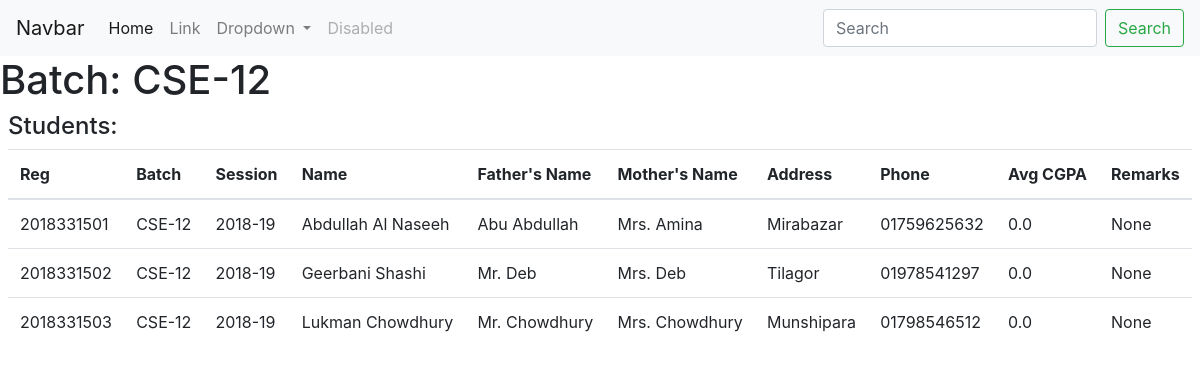
Page /main/students_view/CSE-12 on the committed database.
### main/models.py (models this page shows)
class Student(models.Model):
    id = models.AutoField
    reg_no = models.CharField(max_length=10, default="")
    batch_no = models.CharField(max_length=6, default="")
    session = models.CharField(max_length=8, default="")
    name = models.CharField(max_length=60, default="")
    father_name = models.CharField(max_length=60, default="")
    mother_name = models.CharField(max_length=60, default="")
    address = models.CharField(max_length=100, default="")
    phone = models.CharField(max_length=11, default="")
    isResidential = models.BooleanField(default=False)
    isCR = models.BooleanField(default=False)
    average_cgpa = models.FloatField(default=0)
    remarks = models.CharField(max_length=500, default="")

### main/views.py (the view)
# urls.py: path('students_view/<str:batch_no>', views.students_view, name="students_view"),
def students_view(request, batch_no):
    students = Student.objects.filter(batch_no=batch_no)
    return render(request, 'main/students_view.html', {'batch_no':batch_no, 'students':students})

### main/templates/main/students_view.html (shortened to what this page needs)
{% extends 'main/base.html' %}
{% block body %}
<h1>Batch: {{batch_no}}</h1>
<section class="m-2">
    <h4>Students:</h4>
    <table class="table table-hover">
        <thead>
          <tr>
            <th scope="col">Reg</th>
            <th scope="col">Batch</th>
            <th scope="col">Session</th>
            <th scope="col">Name</th>
            <th scope="col">Father's Name</th>
            <th scope="col">Mother's Name</th>
            <th scope="col">Address</th>
            <th scope="col">Phone</th>
            <th scope="col">Avg CGPA</th>
            <th scope="col">Remarks</th>
          </tr>
        </thead>
        <tbody>
            {% for student in students %}
            <tr>
                <td>{{student.reg_no}}</td>
                <td>{{student.batch_no}}</td>
                <td>{{student.session}}</td>
                <td>{{student.name}}</td>
                <td>{{student.father_name}}</td>
                <td>{{student.mother_name}}</td>
                <td>{{student.address}}</td>
                <td>{{student.phone}}</td>
                <td>{{student.average_cgpa}}</td>
                <td>{{student.remarks}}</td>
            </tr>
            {% endfor %}
        </tbody>
      </table>
</section>
{% endblock %}

### rows in the picture
Student: reg_no "2018331501", batch_no "CSE-12", session "2018-19", name "Abdullah Al Naseeh", father_name "Abu Abdullah", mother_name "Mrs. Amina", address "Mirabazar", phone "01759625632", average_cgpa "0.0", remarks "None"
Student: reg_no "2018331502", batch_no "CSE-12", session "2018-19", name "Geerbani Shashi", father_name "Mr. Deb", mother_name "Mrs. Deb", address "Tilagor", phone "01978541297", average_cgpa "0.0", remarks "None"
Student: reg_no "2018331503", batch_no "CSE-12", session "2018-19", name "Lukman Chowdhury", father_name "Mr. Chowdhury", mother_name "Mrs. Chowdhury", address "Munshipara", phone "01798546512", average_cgpa "0.0", remarks "None"

### other values in the picture
{{ batch_no }} "CSE-12"
